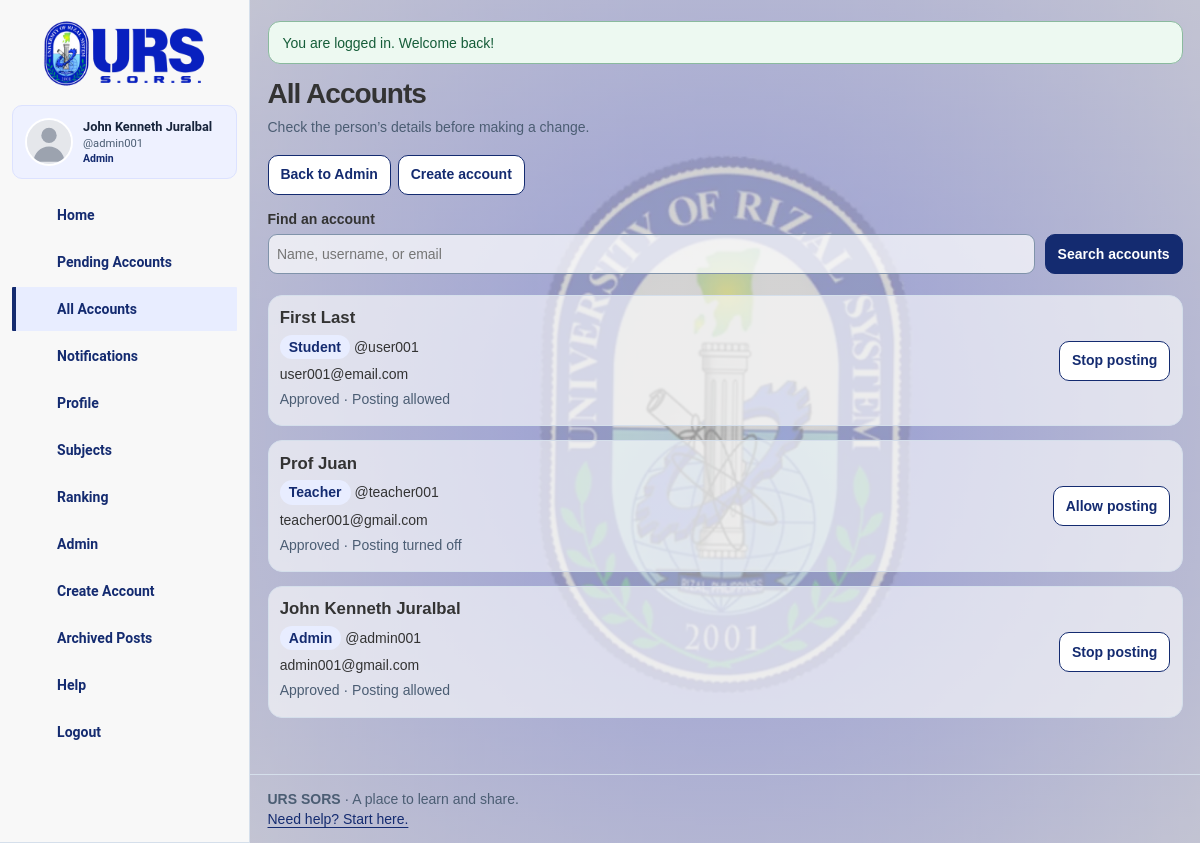
Page /manage_accounts.php (signed in) on the committed database.
### tables this page shows
CREATE TABLE `users` (
  `id` int(11) NOT NULL,
  `username` varchar(50) NOT NULL,
  `password` varchar(255) NOT NULL,
  `email` varchar(100) NOT NULL,
  `created_at` timestamp NOT NULL DEFAULT current_timestamp(),
  `profile_picture` varchar(255) DEFAULT 'default_profile.jpg',
  `cover_photo` varchar(255) DEFAULT 'default_cover.jpg',
  `role` enum('student','teacher','admin') DEFAULT 'student',
  `is_approved` tinyint(1) DEFAULT 0,
  `can_post` tinyint(1) NOT NULL DEFAULT 1,
  `first_name` varchar(50) NOT NULL,
  `middle_name` varchar(50) DEFAULT NULL,
  `last_name` varchar(50) NOT NULL
);

### manage_accounts.php (called while the page is built)
<?php
$screen = 'accounts';
require __DIR__ . '/includes/pages.php';

### includes/app.php (called while the page is built, shortened)
<?php
function profile_image(?string $name, string $kind): string
{
    $path = 'uploads/' . ltrim($name ?? '', '/');
    return $name && is_file(dirname(__DIR__) . '/' . $path) ? '/' . $path : '/assets/images/default_' . $kind . '.svg';
}

### includes/views/admin.php (the view, shortened to what this page needs)
<?php
$counts=$conn->query("SELECT COUNT(*) AS total,SUM(is_approved=0) AS pending,SUM(role='student') AS students,SUM(role='teacher') AS teachers FROM users")->fetch_assoc();
page_header($screen==='admin' ? 'Admin' : ($screen==='pending' ? 'Pending Accounts' : 'All Accounts'),'admin');
    ?>
    <?php
$pending=$screen==='pending';$query=trim($_GET['q'] ?? '');$page=max(1,min(100000,(int)($_GET['page'] ?? 1)));$offset=($page-1)*20;
heading($pending ? 'Pending Accounts (' . (int)$counts['pending'] . ')' : 'All Accounts','Check the person’s details before making a change.');
?><div class="actions" style="margin-bottom:1rem"><a class="button secondary" href="/admin_home.php">Back to Admin</a><a class="button secondary" href="/admin_register.php">Create account</a></div>
<form method="get" class="page-search" action="<?= $pending ? '/admin_pendings.php' : '/manage_accounts.php' ?>"><div class="field"><label for="q">Find an account</label><input type="search" id="q" name="q" value="<?= e($query) ?>" placeholder="Name, username, or email"></div><button>Search accounts</button></form>
<?php if ($pending): ?><p class="form-note">Choose Approve to let someone log in. Reject keeps the account unapproved; it is not erased and stays available for review.</p><?php endif;
$params=[];$where=$pending ? ['is_approved=0'] : ['1=1'];
$stmt=$conn->prepare('SELECT * FROM users WHERE '.implode(' AND ',$where).' ORDER BY created_at DESC,id DESC LIMIT 21 OFFSET '.$offset);$stmt->execute($params);$users=$stmt->get_result()->fetch_all(MYSQLI_ASSOC);$hasNext=count($users)>20;$users=array_slice($users,0,20);
echo '<div class="account-list">';
foreach ($users as $user): ?><article class="account-row"><div class="account-info"><h2><?= e(display_name($user)) ?></h2><p><span class="badge"><?= e(ucfirst($user['role'])) ?></span> @<?= e($user['username']) ?></p><p><?= e($user['email']) ?></p><p class="status-line"><?= $user['is_approved'] ? 'Approved' : 'Not approved — cannot log in' ?> · Posting <?= $user['can_post'] ? 'allowed' : 'turned off' ?></p></div><div class="actions"><?php
if (!$pending): form_open('/manage_accounts.php',$user['can_post'] ? 'Stop posting for this account? The person can still read and comment.' : 'Allow this account to share posts?');echo return_field_admin(); ?><input type="hidden" name="user_id" value="<?= (int)$user['id'] ?>"><input type="hidden" name="action" value="<?= $user['can_post'] ? 'stop_posting' : 'allow_posting' ?>"><button class="secondary"><?= $user['can_post'] ? 'Stop posting' : 'Allow posting' ?></button></form><?php endif; ?></div></article><?php endforeach; echo '</div>';
?><?php if ($page>1): ?><?= e(http_build_query(['q'=>$query,'page'=>$page-1])) ?><?php endif; if ($hasNext): ?><?= e(http_build_query(['q'=>$query,'page'=>$page+1])) ?><?php endif; ?><?php page_footer();
function return_field_admin(): string { return '<input type="hidden" name="_return" value="'.e($_SERVER['REQUEST_URI']).'">'; }

### includes/pages.php (shortened to what this page needs)
<?php
require_once __DIR__ . '/bootstrap.php';
switch ($screen) {
    case 'admin': case 'accounts': case 'pending': require __DIR__ . '/views/admin.php'; break;
}

### includes/layout.php (shortened to what this page needs)
<?php
function e(mixed $value): string { return htmlspecialchars((string) ($value ?? ''), ENT_QUOTES, 'UTF-8'); }
function csrf_field(): string { return '<input type="hidden" name="csrf_token" value="' . e($_SESSION['csrf_token']) . '">'; }
function current_user(): ?array
{
    global $conn;
    static $loaded = false, $user = null;
    if (!$loaded) {
        $stmt = $conn->prepare('SELECT * FROM users WHERE id = ?');
        $stmt->bind_param('i', $_SESSION['user_id']); $stmt->execute(); $user = $stmt->get_result()->fetch_assoc(); $loaded = true;
    }
    return $user;
}
function display_name(array $user): string { return trim(($user['first_name'] ?? '') . ' ' . ($user['last_name'] ?? '')) ?: $user['username']; }
function nav_icon(string $name): string
{
    $paths = [
        'home' => '<path d="m3 10 9-7 9 7v11h-6v-7H9v7H3z"/>',
        'subjects' => '<path d="M12 5v16M3 3l9 2 9-2v16l-9 2-9-2z"/>',
        'notifications' => '<path d="M18 8a6 6 0 0 0-12 0c0 7-3 7-3 9h18c0-2-3-2-3-9M10 21h4"/>',
        'ranking' => '<path d="M8 3h8v7a4 4 0 0 1-8 0zM8 5H3v3a5 5 0 0 0 5 5m8-8h5v3a5 5 0 0 1-5 5M12 14v7m-5 0h10"/>',
        'profile' => '<circle cx="12" cy="7" r="4"/><path d="M4 21v-2a8 8 0 0 1 16 0v2"/>',
        'help' => '<circle cx="12" cy="12" r="10"/><path d="M9 8a3 3 0 0 1 6 0c0 3-3 2-3 6m0 3v1"/>',
        'logout' => '<path d="M10 3H3v18h7m5-15 6 6-6 6M8 12h13"/>',
        'admin' => '<path d="m12 2 9 4v6c0 5-9 10-9 10S3 17 3 12V6zM8 12l3 3 5-6"/>',
        'pending' => '<circle cx="12" cy="12" r="9"/><path d="M12 7v5l3 2"/>',
        'accounts' => '<circle cx="9" cy="7" r="3"/><path d="M2 21v-3a7 7 0 0 1 14 0v3M16 4a3 3 0 0 1 0 6m3 11v-3a7 7 0 0 0-2-5"/>',
        'create_account' => '<circle cx="9" cy="7" r="3"/><path d="M2 21v-3a7 7 0 0 1 14 0v3m3-14v8m-4-4h8"/>',
        'archive' => '<path d="M3 3h18v5H3zm2 5v13h14V8m-10 4h6"/>',
    ];
    return '<svg class="nav-icon" viewBox="0 0 24 24" fill="none" stroke="currentColor" stroke-width="1.7" stroke-linecap="round" stroke-linejoin="round" aria-hidden="true">' . ($paths[$name] ?? $paths['admin']) . '</svg>';
}
function page_header(string $title, string $active = '', bool $narrow = false): void
{
    $auth = in_array($active, ['login', 'register', 'logout'], true);
    $logged = !empty($_SESSION['user_id']);
    $admin = ($_SESSION['role'] ?? '') === 'admin';
    $count = 0;
    global $conn;
    if ($logged && isset($conn)) {
        $stmt = $conn->prepare('SELECT COUNT(*) FROM notifications WHERE user_id=? AND is_read=0 AND is_archived=0');
        $stmt->bind_param('i', $_SESSION['user_id']); $stmt->execute(); $count = (int) $stmt->get_result()->fetch_row()[0];
    }
    ?><!doctype html><html lang="en"><head><link rel="stylesheet" href="/assets/css/app.css"><link rel="stylesheet" href="/assets/css/layout.css"></head><body class="<?= $auth ? 'auth-page auth-' . e($active) : ($logged ? 'with-sidebar' : '') ?>">
    <header class="site-header"><div class="header-inner"><a class="brand" href="<?= $logged ? '/welcome.php' : '/login.php' ?>"><img src="/assets/images/sors_logo.png" alt="URS SORS home"></a>
    <?php if ($logged && !$auth && ($account = current_user())): ?>
    <a class="sidebar-account" href="/profile.php" aria-label="View your profile: <?= e(display_name($account)) ?>">
        <img src="<?= e(profile_image($account['profile_picture'] ?? null, 'profile')) ?>" alt="" width="48" height="48">
        <span class="sidebar-account-details"><strong><?= e(display_name($account)) ?></strong><span>@<?= e($account['username']) ?></span><small><?= e(ucfirst($account['role'])) ?></small></span>
    </a>
    <?php endif; ?>
    <nav id="site-nav" class="nav" aria-label="Main navigation">
    <?php $items = $logged ? ['home'=>['Home','/welcome.php'],'subjects'=>['Subjects','/course_page.php'],'notifications'=>['Notifications','/notifications.php'],'ranking'=>['Ranking','/ranking_board.php'],'profile'=>['Profile','/profile.php']] : ['login'=>['Log in','/login.php'],'register'=>['Register','/register.php']];
    if ($logged && $admin) {
        $items += ['admin'=>['Admin','/admin_home.php'], 'pending'=>['Pending Accounts','/admin_pendings.php'], 'accounts'=>['All Accounts','/manage_accounts.php'], 'create_account'=>['Create Account','/admin_register.php'], 'archive'=>['Archived Posts','/admin_archive.php']];
        $adminTabs = ['admin_home.php'=>'admin', 'admin_dashboard.php'=>'admin', 'admin_pendings.php'=>'pending', 'manage_accounts.php'=>'accounts', 'admin_register.php'=>'create_account', 'admin_archive.php'=>'archive'];
        $active = $adminTabs[basename($_SERVER['SCRIPT_NAME'])] ?? $active;
    }
    $items['help'] = ['Help','/help.php'];
    $mobileTabs = $admin ? ['home','pending','accounts','notifications','profile'] : ['home','subjects','notifications','ranking','profile'];
    if ($logged && $admin) {
        $ordered = [];
        foreach ($mobileTabs as $key) $ordered[$key] = $items[$key];
        $items = $ordered + $items;
    }
    $mobileProfileActive = !in_array($active, $mobileTabs, true);
    foreach ($items as $key => [$label,$href]): ?><a class="<?= in_array($key, $mobileTabs, true) ? 'mobile-tab' : 'desktop-tab' ?><?= $key === 'profile' && $mobileProfileActive ? ' mobile-current' : '' ?>" href="<?= e($href) ?>" <?= $active === $key ? 'aria-current="page"' : '' ?>><?= nav_icon($key) ?><span class="tab-label"><?php if ($key === 'pending' || $key === 'accounts'): ?><span class="desktop-label"><?= e($label) ?></span><span class="mobile-label"><?= $key === 'pending' ? 'Pending' : 'Accounts' ?></span><?php else: ?><?= e($label) ?><?php endif; ?></span><?php if ($key === 'notifications' && $count): ?><span class="badge" aria-label="<?= $count ?> unread notifications"><?= $count > 99 ? '99+' : $count ?></span><?php endif; ?></a><?php endforeach; ?>
    <?php if ($logged): ?><form class="desktop-tab" method="post" action="/logout.php" data-confirm="Are you sure you want to log out?" data-confirm-title="Log out?" data-confirm-button="Yes, log out"><?= csrf_field() ?><button><?= nav_icon('logout') ?><span>Logout</span></button></form><?php endif; ?></nav></div></header><main id="main" tabindex="-1" class="page <?= $narrow ? 'narrow' : '' ?>">
    <?php foreach ($_SESSION['flash'] ?? [] as $item): ?><div class="flash <?= e($item['type']) ?>" role="status"><?= e($item['message']) ?></div><?php endforeach; unset($_SESSION['flash']);
}
function page_footer(): void
{
    ?></main><footer class="footer"><strong>URS SORS</strong> · A place to learn and share.<br><a href="/help.php">Need help? Start here.</a></footer></body></html><?php
}
function heading(string $title, string $description = ''): void
{
    echo '<div class="page-head"><h1>' . e($title) . '</h1>' . ($description ? '<p class="muted">' . e($description) . '</p>' : '') . '</div>';
}
    ?><?php
function form_open(string $action, string $confirm = '', bool $upload = false): void
{
    echo '<form method="post" action="' . e($action) . '"' . ($confirm ? ' data-confirm="' . e($confirm) . '"' : '') . ($upload ? ' enctype="multipart/form-data"' : '') . '>' . csrf_field();
}

### assets/css/app.css (style rules this page uses)
:root { --blue: #0820bf; --blue-dark: #061775; --ink: #17243b; --muted: #4b5d73; --line: #d5dfeb; --paper: #fff; --bg: #f3f6fb; --success: #155d39; --danger: #a21e2d; --radius: 18px; }
* { box-sizing: border-box; }
html { font-size: 16px; scroll-padding-top: 2rem; }
body { margin: 0; background: var(--bg); color: var(--ink); font: 1rem/1.6 system-ui, -apple-system, BlinkMacSystemFont, "Segoe UI", sans-serif; }
a { color: var(--blue); text-underline-offset: 3px; overflow-wrap: anywhere; }
button, input, textarea, select { font: inherit; }
button, a, input, textarea, select { touch-action: manipulation; }
button, .button { min-width: 0; max-width: 100%; overflow-wrap: anywhere; min-height: 48px; border-radius: 10px; border: 1px solid var(--blue); padding: 0.7rem 1.15rem; background: var(--blue); color: #fff; font-weight: 700; cursor: pointer; text-decoration: none; display: inline-flex; align-items: center; justify-content: center; gap: 0.5rem; text-align: center; }
.secondary { background: #fff; color: var(--blue); }
input, textarea, select { width: 100%; min-height: 48px; padding: 0.8rem; border: 1px solid #8093aa; border-radius: 9px; background: #fff; color: var(--ink); }
label, legend { display: block; font-weight: 700; margin-bottom: 0.35rem; }
small, .hint { font-size: 1rem; color: var(--muted); }
h1, h2, h3, p { margin-top: 0; }
h1 { font-size: clamp(1.8rem, 5vw, 2.8rem); line-height: 1.2; letter-spacing: -0.035em; margin-bottom: 0.8rem; }
h2 { font-size: 1.4rem; line-height: 1.35; }
p:last-child { margin-bottom: 0; }
img { max-width: 100%; height: auto; }
.site-header { background: #fff; border-bottom: 1px solid var(--line); }
.header-inner { max-width: 1200px; margin: auto; padding: 0.9rem 1.5rem; display: flex; align-items: center; gap: 1.5rem; flex-wrap: wrap; }
.brand { display: flex; align-items: center; gap: 0.6rem; text-decoration: none; font-weight: 800; color: var(--blue); margin-right: auto; }
.brand img { width: 130px; height: 48px; object-fit: contain; }
.nav { display: flex; gap: 0.25rem; flex-wrap: wrap; align-items: center; }
.nav a, .nav button { font-size: 1rem; display: block; padding: 0.6rem 0.75rem; min-height: 44px; border-radius: 8px; text-decoration: none; font-weight: 600; color: var(--muted); border: 0; background: transparent; }
.nav a[aria-current="page"] { background: #e8edff; color: var(--blue); }
.nav form { margin: 0; }
.badge { border-radius: 30px; display: inline-block; padding: 0.15rem 0.65rem; background: #e8edff; color: var(--blue); font-weight: 700; font-size: 1rem; }
.page { max-width: 1040px; margin: auto; padding: 2rem 1.5rem 4rem; min-height: 70vh; }
.page-head { margin-bottom: 1.8rem; }
.field { margin-bottom: 1.25rem; }
.actions { display: flex; gap: 0.75rem; align-items: center; flex-wrap: wrap; }
.actions form { margin: 0; min-width: 0; max-width: 100%; }
.flash { padding: 1rem 1.25rem; border-radius: 12px; margin-bottom: 1.25rem; border: 1px solid #8aba9e; background: #edf9f1; color: var(--success); }
.account-list { display: grid; gap: 1rem; }
.account-row { padding: 1.25rem; background: #fff; border: 1px solid var(--line); border-radius: 14px; display: flex; justify-content: space-between; gap: 1rem; align-items: center; flex-wrap: wrap; }
.account-info { min-width: 0; overflow-wrap: anywhere; }
.account-info h2, .account-info p { margin-bottom: 0.35rem; }
.footer { max-width: 1040px; margin: auto; padding: 1.5rem; color: var(--muted); border-top: 1px solid var(--line); }
.page-search { display: flex; align-items: end; gap: 0.7rem; flex-wrap: wrap; margin-bottom: 1.5rem; }
.page-search .field { flex: 1; min-width: 180px; margin: 0; }
.status-line { color: var(--muted); }
.muted { color: var(--muted); }
.card, .panel, .hero, h1, h2, h3 { overflow-wrap: anywhere; }

### rows in the picture
users: display_name($account) "John Kenneth Juralbal", username "admin001", role "Admin", display_name($user) "John Kenneth Juralbal", email "admin001@gmail.com", is_approved "Approved", can_post "allowed"
users: display_name($user) "First Last", role "Student", username "user001", email "user001@email.com", is_approved "Approved", can_post "allowed"
users: display_name($user) "Prof Juan", role "Teacher", username "teacher001", email "teacher001@gmail.com", is_approved "Approved", can_post "turned off"

### other values in the picture
$label "Home"
$label "Pending Accounts"
$label "All Accounts"
$label "Notifications"
$label "Profile"
$label "Subjects"
$label "Ranking"
$label "Admin"
$label "Create Account"
$label "Archived Posts"
$label "Help"
$item['message'] "You are logged in. Welcome back!"
$title "All Accounts"
$description "Check the person’s details before making a change."
